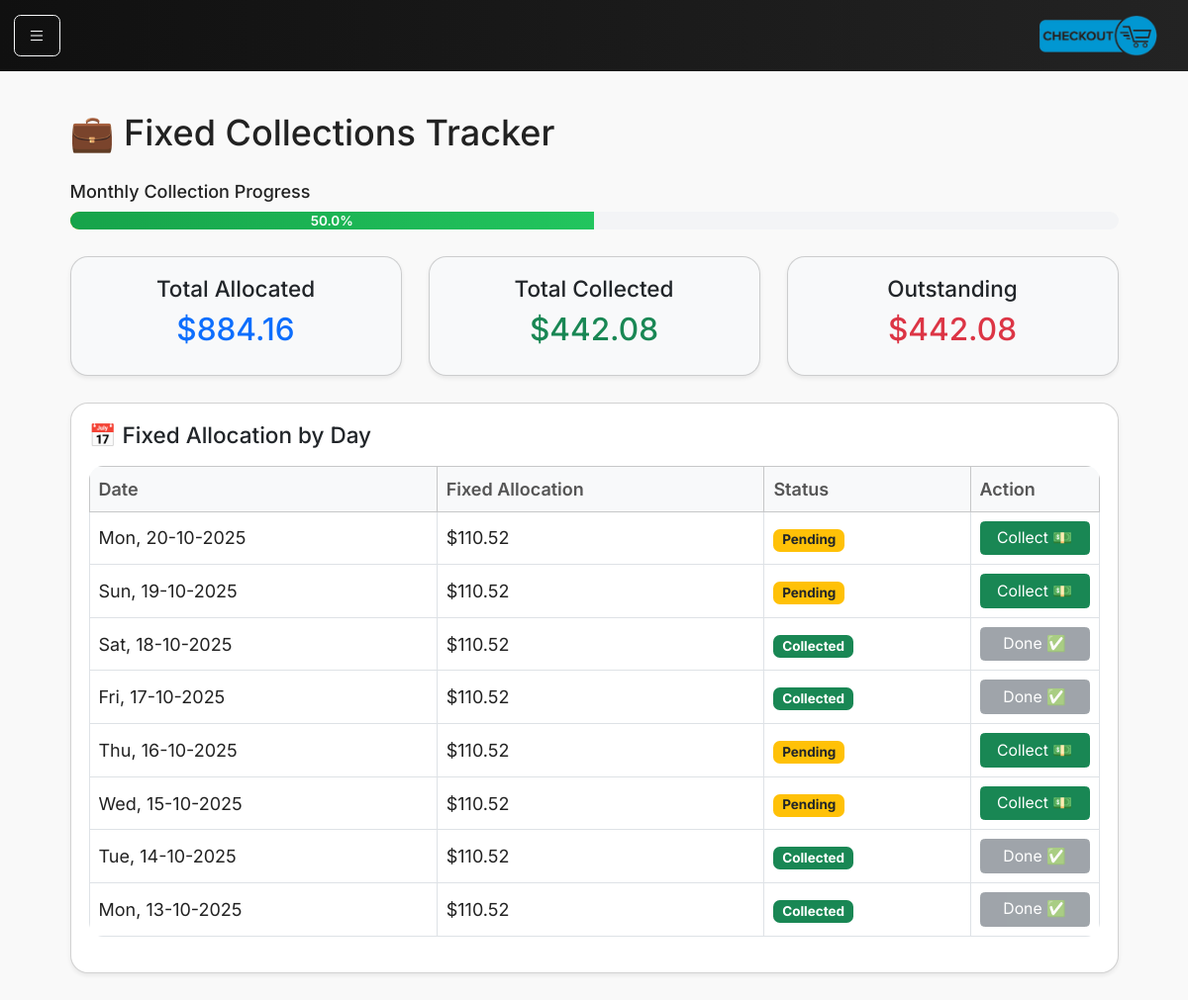
Page /fixed-collections on the earlier database version.
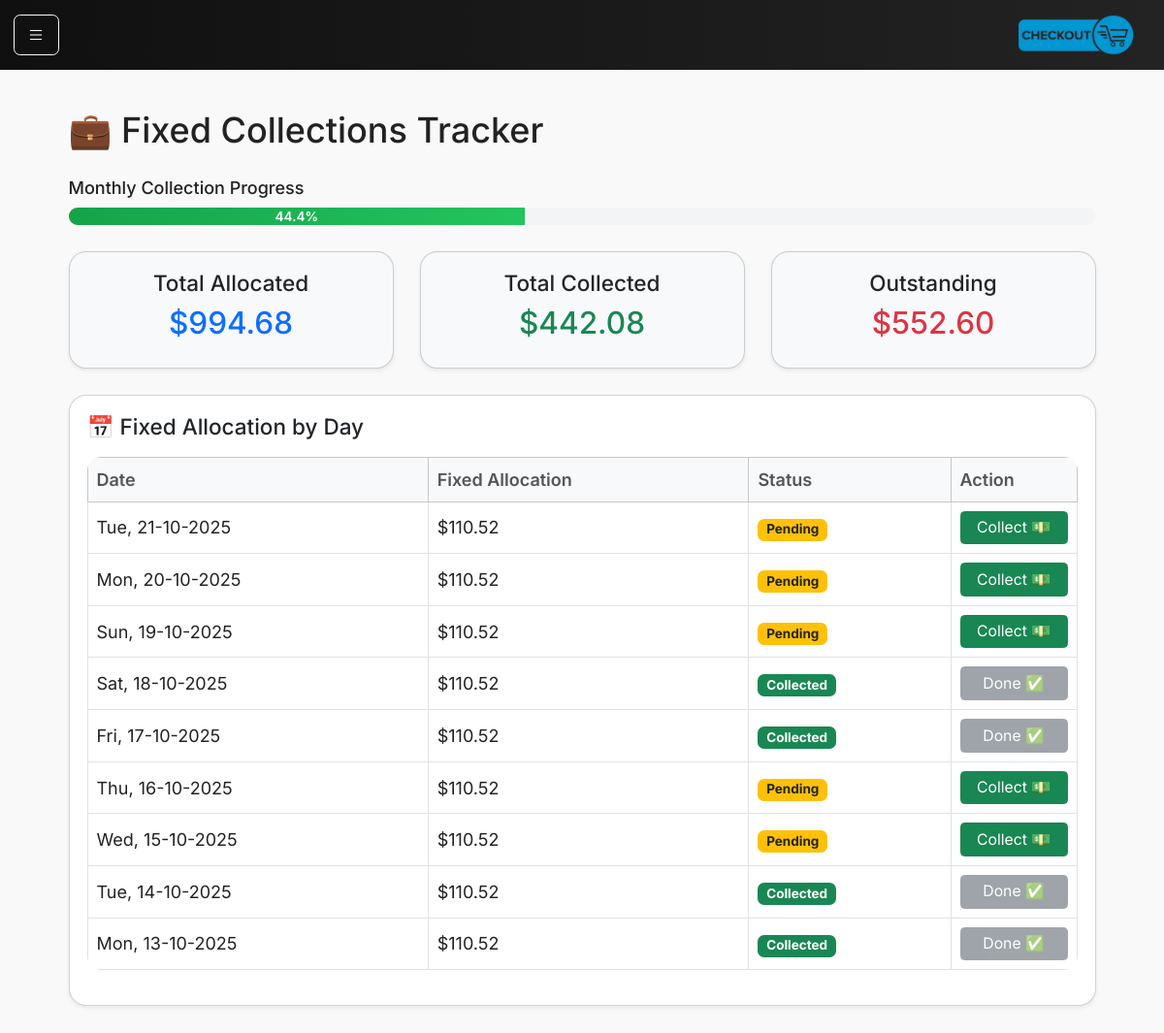
Same page on the later database version.
### models.py (models this page shows)
class DailyClosing(db.Model):
    __tablename__ = "daily_closings"
    id = db.Column(db.Integer, primary_key=True)
    date = db.Column(db.Date, nullable=False, unique=True)
    sales_cents = db.Column(db.Integer, nullable=False)
    fixed_allocation_cents = db.Column(db.Integer, default=0)
    ops_allocation_cents = db.Column(db.Integer, default=0)
    inventory_allocation_cents = db.Column(db.Integer, default=0)
    buffer_allocation_cents = db.Column(db.Integer, default=0)
    payment_mode = db.Column(db.String(20))
    notes = db.Column(db.String(255))
    created_at = db.Column(db.DateTime, default=datetime.utcnow)

### main.py (the view)
@app.route("/fixed-collections")
def fixed_collections():
    today = date.today()
    month_start = today.replace(day=1)
    closings = db.session.execute(
        db.select(DailyClosing)
        .where(DailyClosing.date >= month_start)
        .order_by(DailyClosing.date.desc()) # This is the crucial line
    ).scalars().all()
    total_allocated = sum(c.fixed_allocation_cents for c in closings)
    collections = db.session.execute(
        db.select(FixedCollection).where(FixedCollection.collected_on >= month_start)
    ).scalars().all()
    total_collected = sum(c.amount_cents for c in collections)
    month_target = current_month_target_cents(today)
    dim = days_in_month(today.year, today.month)
    daily_goal = month_target // dim if dim else 0
    outstanding = total_allocated - total_collected
    progress_pct = (total_collected / total_allocated * 100) if total_allocated > 0 else 0
    return render_template(
        "fixed_collections.html",
        total_allocated=total_allocated,
        total_collected=total_collected,
        daily_goal=daily_goal,
        progress_pct=progress_pct,
        closings=closings,
        outstanding=outstanding,
        collections=collections,
        currency=CURRENCY,
        today=today
    )

### helpers.py (called while the page is built)
def current_month_target_cents(on_date: date) -> int:
    total = db.session.scalar(
        db.select(db.func.coalesce(db.func.sum(FixedBill.monthly_amount_cents), 0))
        .where(FixedBill.is_active == True)
    )
    return int(total or 0)

def days_in_month(year: int, month: int) -> int:
    return monthrange(year, month)[1]

### main.py (called while the page is built)
@app.context_processor
def inject_request():
    return dict(request=request)

### templates/fixed_collections.html (shortened to what this page needs)
{% extends "base.html" %}
{% block content %}
<div class="container py-4">
    <h2 class="mb-4">💼 Fixed Collections Tracker</h2>
    <div class="mb-4">
        <h6>Monthly Collection Progress</h6>
        <div class="progress" style="--progress: {{ (progress_pct or 0)|round(2) }}%;">
            <div class="progress-bar {{ 'bg-success' if progress_pct >= 100 else 'bg-info' if progress_pct >= 60 else 'bg-warning' }}"
                style="width: var(--progress);" role="progressbar" aria-valuenow="{{ (progress_pct or 0)|round(1) }}"
                aria-valuemin="0" aria-valuemax="100">
                {{ (progress_pct or 0)|round(1) }}%
            </div>
        </div>
    </div>
    <div class="row text-center mb-4">
        <div class="col-md-4">
            <div class="card bg-light shadow-sm">
                <div class="card-body">
                    <h5>Total Allocated</h5>
                    <h3 class="text-primary">${{ "%.2f"|format(total_allocated / 100) }}</h3>
                </div>
            </div>
        </div>
        <div class="col-md-4">
            <div class="card bg-light shadow-sm">
                <div class="card-body">
                    <h5>Total Collected</h5>
                    <h3 class="text-success">${{ "%.2f"|format(total_collected / 100) }}</h3>
                </div>
            </div>
        </div>
        <div class="col-md-4">
            <div class="card bg-light shadow-sm">
                <div class="card-body">
                    <h5>Outstanding</h5>
                    <h3 class="text-danger">${{ "%.2f"|format(outstanding / 100) }}</h3>
                </div>
            </div>
        </div>
    </div>
    <div class="card shadow-sm">
        <div class="card-body">
            <h5 class="card-title mb-3">📅 Fixed Allocation by Day</h5>
            {% if closings %}
            <div class="table-responsive">
                <table class="table table-bordered align-middle">
                    <thead class="table-light">
                        <tr>
                            <th>Date</th>
                            <th>Fixed Allocation</th>
                            <th>Status</th>
                            <th style="width: 130px;">Action</th>
                        </tr>
                    </thead>
                    <tbody>
                        {% for c in closings %}
                        {% set collected = collections | selectattr("collected_on", "equalto", c.date) | list %}
                        <tr>
                            <td>{{ c.date.strftime("%a, %d-%m-%Y") }}</td>
                            <td>${{ "%.2f"|format(c.fixed_allocation_cents / 100) }}</td>
                            <td>
                                {% if collected %}
                                <span class="badge bg-success">Collected</span>
                                {% else %}
                                <span class="badge bg-warning text-dark">Pending</span>
                                {% endif %}
                            </td>
                            <td>
                                {% if not collected %}
                                <form method="POST" action="{{ url_for('mark_fixed_collected') }}">
                                    <button type="submit" class="btn btn-sm btn-success w-100">Collect 💵</button>
                                </form>
                                {% else %}
                                <button class="btn btn-sm btn-secondary w-100" disabled>Done ✅</button>
                                {% endif %}
                            </td>
                        </tr>
                        {% endfor %}
                    </tbody>
                </table>
            </div>
            {% else %}
            <p class="text-muted">No daily closings recorded yet.</p>
            {% endif %}
        </div>
    </div>
</div>
{% endblock %}

Differences in the rows shown:
added DailyClosing: date "Tue, 21-10-2025", c.fixed_allocation_cents/100 "110.52", shows "Pending"
Other differences:
{{ (progress_pct or 0)|round(1) }}: 50.0 → 44.4 (drawn)
{{ (progress_pct or 0)|round(1) }}: "50.0" → "44.4"
{{ "%.2f"|format(total_allocated / 100) }}: "884.16" → "994.68"
{{ "%.2f"|format(outstanding / 100) }}: "442.08" → "552.60"
